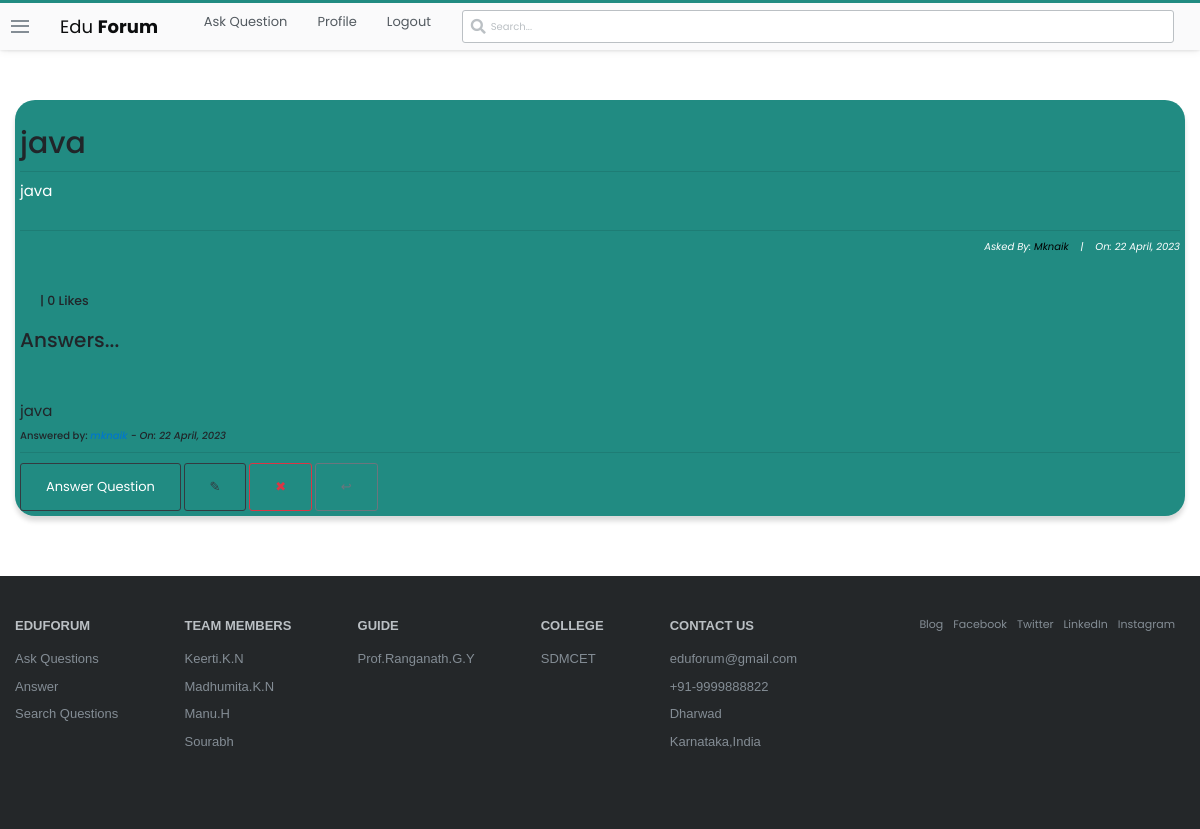
Screenshot of /questions/11/ (signed in) with the database file from the repository.
### stackbase/models.py (models this page shows, shortened)
class Question(models.Model):
    user = models.ForeignKey(User, on_delete=models.CASCADE)
    title = models.CharField(max_length=10000)
    content = RichTextField()
    likes = models.ManyToManyField(User, related_name='question_post')
    date_created = models.DateTimeField(default=timezone.now)
    def total_likes(self):
        return self.likes.count()

class Comment(models.Model):
    question = models.ForeignKey(Question, related_name="comment", on_delete=models.CASCADE)
    name = models.CharField(max_length=1000)
    content = RichTextField()
    date_created = models.DateTimeField(default=timezone.now)

### stackbase/views.py (the view)
# urls.py: path('questions/<int:pk>/', views.QuestionDetailView.as_view(), name="question-detail"),
class QuestionDetailView(DetailView):
    model = Question
    def get_context_data(self, *args, **kwargs):
        context = super(QuestionDetailView, self).get_context_data()
        something = get_object_or_404(Question, id=self.kwargs['pk'])
        total_likes = something.total_likes()
        liked = False
        if something.likes.filter(id=self.request.user.id).exists():
            liked = True
        context['total_likes'] = total_likes
        context['liked'] = liked
        return context

### stackbase/templates/stackbase/question_detail.html (shortened to what this page needs)
{% extends 'base.html' %}
{% block content %}
<!DOCTYPE html>
<html lang="en">
<head>
</head>
<body>
    <div class="container">
        <div class="list-question">
            <div class="questions">
                <div class="container" style="background-color: #218B82; padding: 5px; box-shadow: rgba(0, 0, 0, 0.15) 0px 5px 5px 0px; border-radius: 20px;" >
                    <h3 id="fh3">{{question.title}}</h3>
                    <hr>
                    <h6 id="fh6" style="color:white">{{ question.content|safe }}</h6>
                    <hr>
                    <h6 id="fh6" style="font-size: 10px; font-style: italic; color: white; text-align: right;">Asked By: <a href="{% url 'profile' %}" style="color:black">{{ object.user|title }}</a>&nbsp;&nbsp;&nbsp; |&nbsp;&nbsp;&nbsp; On: {{ object.date_created|date:"j F, Y" }}</h6>
                    <br>
                        <form action="{% url 'stackbase:like_post' object.pk %}" method="POST">
                            {% if user.is_authenticated %}
                                {% if liked %}
                                    <div style="display: flex; align-items: center; margin-left: 10px;">
                                        <button type="submit" name="question_id" value="{{ question.id }}" style="border: none; border-radius: 60px;"><img src="https://image.similarpng.com/very-thumbnail/2020/06/Dislike-icon-transparent-PNG.png" alt="" style="width: 40px;"></button> <h5 style="margin-left: 10px; cursor: pointer;"> |  {{ total_likes }} Likes</h5>
                                    </div>
                                {% else %}
                                    <div style="display: flex; align-items: center; margin-left: 10px;">
                                        <h5 style="margin-left: 10px; cursor: pointer;"> |  {{ total_likes }} Likes</h5>
                                    </div>
                                {% endif %}
                            {% else %}
                                <h5 style="margin-left: 10px; cursor: pointer;"><a href="{% url 'login' %}">Login</a> to Like Question |  {{ total_likes }} Likes</h5>
                            {% endif %}
                        </form>
                    <br>
                    <h2>Answers...</h2> <br><br><br>
                    {% if not question.comment.all %}
                        <h3>No Answers yet... </h3>
                    {% else %}
                        {% for comment in question.comment.all %}
                            <h3 style="font-weight: normal; font-size: 15px;">{{comment.content|safe}}</h3>
                            <h3 style="font-size: 10px;">Answered by: <i><a href="">{{comment.name}}</a> - On: {{comment.date_created|date:"j F, Y"}}</i></h3>
                            <hr>
                        {% endfor %}
                    {% endif %}
                    <a class="btn btn-outline-dark" id="fa" href="{% url 'stackbase:question-comment' question.id %}" style="text-decoration: none; color: white;">Answer Question</a>
                    <a style="text-decoration: none; " class="btn btn-outline-dark" href="{% url 'stackbase:question-update' question.id %}">&#x270E;</a>
                    <a style="text-decoration: none; " class="btn btn-outline-danger" href="{% url 'stackbase:question-delete' question.id %}">&#x2716;</a>
                    <a style="text-decoration: none; " class="btn btn-outline-secondary" href="{% url 'stackbase:question-lists' %}">&#x21a9;</a>
                </div> <br><br>
                </div> <br>
            </div>
        </div>
        <br>
</body>
</html>
{% endblock content %}

### static/main.css (style rules this page uses)
:root { --white: #fff; --black: #0c0d0e; --orange: #f48024; --yellow: #fbf2d4; --green: #5eba7d; --blue: #0077cc; --powder: #e1ecf4; --red: #d1383d; --black-025: #fafafb; --black-050: #eff0f1; --black-075: #e4e6e8; --black-100: #d6d9dc; --black-150: #c8ccd0; --black-200: #bbc0c4; --black-300: #9fa6ad; --black-350: #9199a1; --black-400: #848d95; --black-500: #6a737c; --black-600: #535a60; --black-700: #3c4146; --black-750: #2f3337; --black-800: #242729; --black-900: #0c0d0e; --orange-050: #fff7f2; --orange-100: #fee3cf; --orange-200: #fcd0ad; --orange-300: #f7aa6d; --orange-400: #f48024; --orange-500: #f2720c; --orange-600: #da670b; --orange-700: #bd5c00; --orange-800: #a35200; --orange-900: #874600; --blue-050: #f2f9ff; --blue-100: #cfeafe; --blue-200: #addafc; --blue-300: #6cbbf7; --blue-400: #379fef; --blue-500: #0095ff; --blue-600: #0077cc; --blue-700: #0064bd; --blue-800: #0054a3; --blue-900: #004487; --powder-050: #f4f8fb; --powder-100: #e1ecf4; --powder-200: #d1e5f1; --powder-300: #b3d3ea; --powder-400: #a0c7e4; --powder-500: #7aa7c7; --powder-600: #5b8db1; --powder-700: #39739d; --powder-800: #2c5777; --powder-900: #1e3c52; --green-025: #eef8f1; --green-050: #dcf0e2; --green-100: #cae8d4; --green-200: #a6d9b7; --green-300: #82ca9a; --green-400: #5eba7d; --green-500: #48a868; --green-600: #3d8f58; --green-700: #2f6f44; --green-800: #29603b; --green-900: #1e472c; --yellow-050: #fdf7e3; --yellow-100: #fbf2d4; --yellow-200: #f1e5bc; --yellow-300: #e6d178; --yellow-400: #e9c63f; --yellow-500: #ddb624; --yellow-600: #cea51b; --yellow-700: #b89516; --yellow-800: #9f8010; --yellow-900: #826a0b; --red-050: #fdf3f4; --red-100: #f9d3d7; --red-200: #f4b4bb; --red-300: #e87c87; --red-400: #de535e; --red-500: #d1383d; --red-600: #c02d2e; --red-700: #ac2726; --red-800: #942121; --red-900: #7a1819; --gold: #ffcc01; --gold-lighter: #fff4d1; --gold-darker: #f1b600; --silver: #b4b8bc; --silver-lighter: #e8e8e8; --silver-darker: #9a9c9f; --bronze: #caa789; --bronze-lighter: #f2e9e1; --bronze-darker: #ab825f; --fc-dark: #0c0d0e; --fc-medium: #3c4146; --fc-light: #6a737c; --focus-ring: rgba(0,149,255,0.15); --focus-ring-success: rgba(166,217,183,0.4); --focus-ring-warning: rgba(233,198,63,0.4); --focus-ring-error: rgba(192,45,46,0.15); --focus-ring-muted: rgba(36,39,41,0.1); --bs-sm: 0 1px 2px rgba(0,0,0,0.05),0 1px 4px rgba(0,0,0,0.05),0 2px 8px rgba(0,0,0,0.05); --bs-md: 0 1px 3px rgba(0,0,0,0.06),0 2px 6px rgba(0,0,0,0.06),0 3px 8px rgba(0,0,0,0.09); --bs-lg: 0 1px 4px rgba(0,0,0,0.09),0 3px 8px rgba(0,0,0,0.09),0 4px 13px rgba(0,0,0,0.13); --scrollbar: rgba(0,0,0,0.2); --highlight-bg: #f6f6f6; --highlight-color: #2f3337; --highlight-comment: #656e77; --highlight-punctuation: var(--black-600); --highlight-namespace: #b75501; --highlight-attribute: #015692; --highlight-literal: #b75501; --highlight-symbol: #803378; --highlight-keyword: #015692; --highlight-variable: #54790d; --highlight-addition: #2f6f44; --highlight-deletion: #c02d2e; --dark-blue:#2b2d6e; --magnolia:#f7f6f9; }
*, *::before, *::after { margin: 0; padding: 0; box-sizing: border-box; }
html { font-family: Arial, "Helvetica Neue", Helvetica, sans-serif; font-size: 10px; color: var(--black-800); }
.container { width: 100%; max-width: 126.4rem; margin: 0 auto; padding: 0 1.5rem; }
a { text-decoration: none; color: var(--blue-600); cursor: pointer; }
.btn { text-align: center; font-size: 1.3rem; border-radius: 3px; transition: all 0.5s; padding: 1.3rem 2.5rem; }

### stackbase/templates/stackbase/question_detail.html (style rules this page uses)
body { margin-top: 100px; font-family: 'Poppins', sans-serif; }
#fh3 { text-align: center; font-size: 30px; padding-top: 20px; text-align: left; }
#fh6 { text-align: left; font-size: 15px; padding-bottom: 20px; font-weight: normal; }

### rows the page displays
Question: title "java", content "java", user "Mknaik", date_created "22 April, 2023"
Comment: content "java", date_created "22 April, 2023"

### other values shown
{{ total_likes }} "0"
